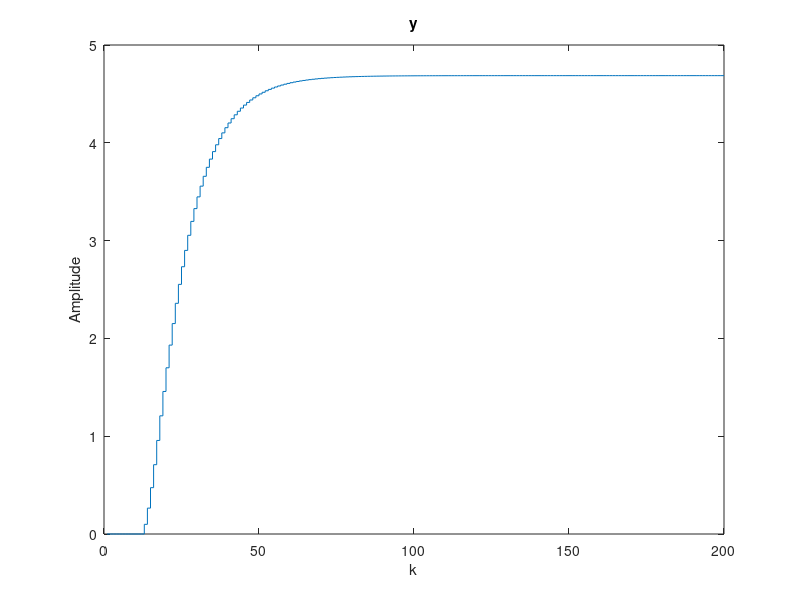
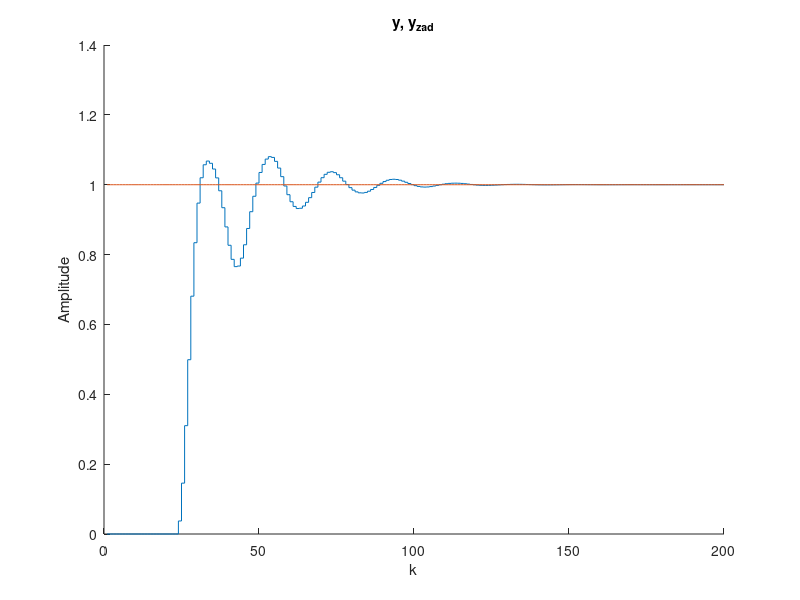

Source code (MATLAB) for these figures, in order:
%Michał Stolarz
%Zad nr 5

%##########Odpowiedź skokowa obiektu###############

kk=200 %koniec symulacji 

x=1:kk
y=zeros(kk,1);
u=zeros(kk,1);

%warunki pocztkowe 
u(1:12)=0; 
y(1:12)=0; 
u(1:12)=1; 
u(13:kk)=1;  

for k=13:kk; %główna petla symulacyjna 
%symulacja obiektu 
     y(k)=1.677*y(k-1)-0.6981*y(k-2)+0.0524*u(k-11)+0.04649*u(k-12); 
end; 

%wyniki symulacji
figure;
stairs(x,y); 
title("y");
ylabel("Amplitude");
xlabel("k");
hold off



% Wektor z rzędnymi odpowiedzi skokowych obiektu

s = y;

% Horyzonty
D=80

N=D
Nu=D
% Współczynnik kary za przyrosty sterowania

lambda=1; 

% Generacja macierzy

M=zeros(N,Nu);
for i=1:N
   for j=1:Nu
      if (i>=j)
         M(i,j)=s(i-j+1);
      end;
   end;
end;

MP=zeros(N,D-1);
for i=1:N
   for j=1:D-1
      if i+j<=D
         MP(i,j)=s(i+j)-s(j);
      else
         MP(i,j)=s(D)-s(j);
      end;      
   end;
end;

% Obliczanie parametrów regulatora

I=eye(Nu);
K=((M'*M+lambda*I)^-1)*M';

y_zad = ones(kk,1);
y_model = zeros(kk,1);
d_u=zeros(N,1);
d_u_stare = zeros(D,1);
u = zeros(Nu,1);

for k=13:kk; %główna petla symulacyjna 
   
   y_model(k)=1.677*y_model(k-1)-0.6981*y_model(k-2)+0.0524*u(k-11)+0.04649*u(k-12); %odpowiedź modelu na sterowanie 
  
   d_u = K*(y_zad(1)*ones(N,1)- y_model(k)*ones(N,1) -MP*d_u_stare(1:D-1)); %zmiana sterowania
   
   d_u_stare(2:end)=d_u_stare(1:end-1);%przesuniecie
   d_u_stare(1) = d_u(1);
   
   u(k)=u(k-1)+d_u(1); %sterowanie
   
end

%wyniki symulacji
figure
hold on
stairs(y_model);
stairs(y_zad) 
title("y, y_{zad}")
ylabel("Amplitude");
xlabel("k");
hold off

